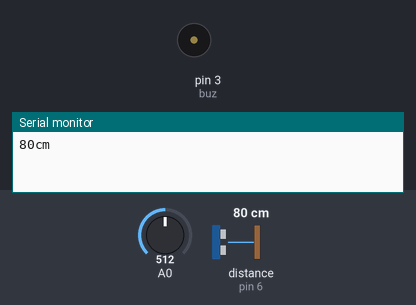
Recording of a sketch running on a simulated Arduino Uno, built with avr-gcc and run on an emulated ATmega328P. On the bench: buzzer (waves = sounding, pin HIGH), the last lines printed to the serial monitor. Wiring (inferred from the names in the program): ultrasonic range finder: trigger pin 5; echo pin 6. The inputs (shaded band) are chosen by the test bench; at power-on: distance to the obstacle (sensor on pin 6) 80 cm, A0 = 512. The echo pulse lasts 58.3 µs per cm; pins used as bus, display or sensor lines are not drawn.

Above: at 0.9 s.
1.5 s: distance to the obstacle (sensor on pin 6) set to 2 cm
At 1.5 s:
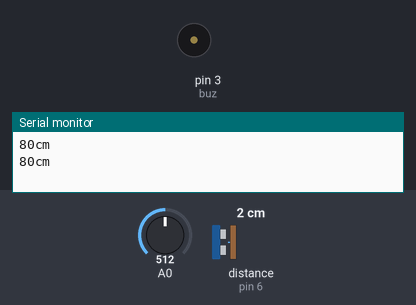
4.9 s: distance to the obstacle (sensor on pin 6) set to 120 cm
At 5.1 s:
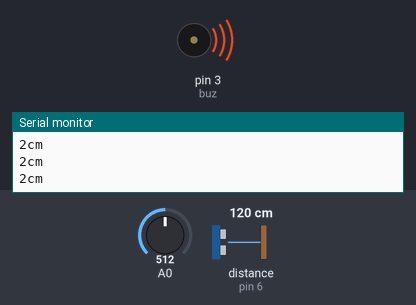
Timing chart, 0 to 14.3 s (numbered marks = the images above; inputs shaded):
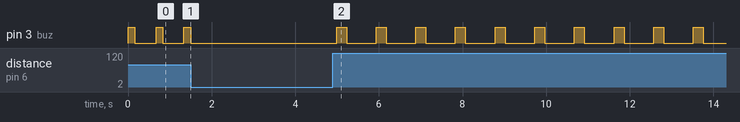

The sketch:

code_source.ino
```cpp
//VISIT : www.robotechmaker.com

  const int pingTrigPin = 5; //Trigger connected to PIN 5
  const int pingEchoPin = 6; //Echo connected to PIN 6
  int buz=3; //Buzzer to PIN 3
  void setup() {
  Serial.begin(9600);
  pinMode(buz, OUTPUT);
  }
  void loop()
  {
   int sensorValue = analogRead(A0); //read the A0 pin value
  float voltage = sensorValue * (5.00 / 1023.00) * 2; //convert the value to a true voltage.
  if (voltage < 4.55) //set the voltage considered low battery here
  {
    while (voltage < 4.55) {
      digitalWrite(buz, HIGH);
    delay(200);
    digitalWrite(buz, LOW);
    delay(200);
    digitalWrite(buz, HIGH);
    delay(200);
    digitalWrite(buz, LOW);
    delay(200);
    digitalWrite(buz, HIGH);
    delay(200);
    digitalWrite(buz, LOW);
    delay(1000);
    }
  }

   if (voltage > 4.55)
   {
     long duration, cm;
    pinMode(pingTrigPin, OUTPUT);
    digitalWrite(pingTrigPin, LOW);
    delayMicroseconds(2);
    digitalWrite(pingTrigPin, HIGH);
    delayMicroseconds(5);
    digitalWrite(pingTrigPin, LOW);
    pinMode(pingEchoPin, INPUT);
    duration = pulseIn(pingEchoPin, HIGH);
    cm = microsecondsToCentimeters(duration);
    if(cm<=120 && cm>0)
    {
    int d= map(cm, 1, 100, 20, 2000);
    digitalWrite(buz, HIGH);
    delay(cm * 2);
    digitalWrite(buz, LOW);
    delay(cm * 5);
    }
    Serial.print(cm);
    Serial.print("cm");
    Serial.println();
    delay(100);
   }

    }
    long microsecondsToCentimeters(long microseconds)
    {
    return microseconds / 29 / 2;
    }
```

Measured:
- after the input at 1.5 s, pin 3 (buz): stops changing and stays LOW
- after the input at 4.9 s, pin 3 (buz): alternates HIGH for 0.24 s and LOW for 0.71 s, starting after 0.09 s
- by itself, pin 3 (buz): alternates HIGH for 0.16 s and LOW for 0.51 s
